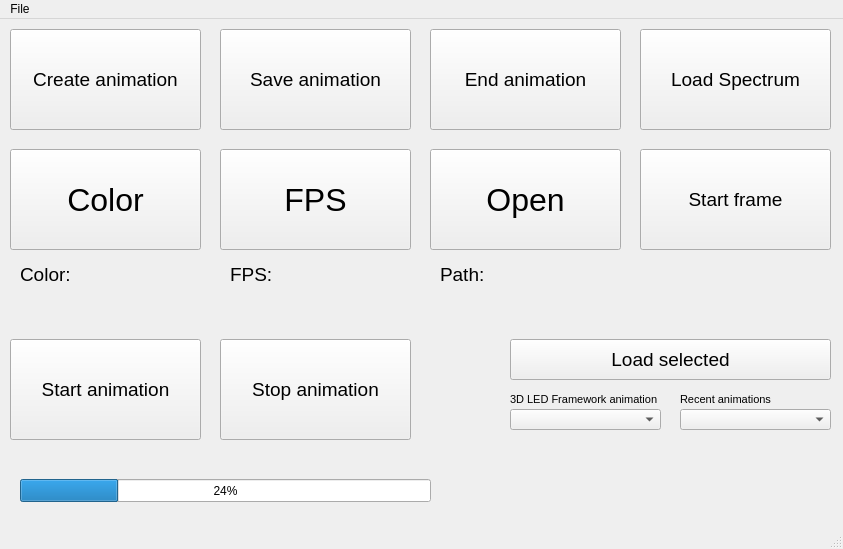
<?xml version="1.0" encoding="UTF-8"?>
<ui version="4.0">
 <class>MainWindow</class>
 <widget class="QMainWindow" name="MainWindow">
  <property name="geometry">
   <rect>
    <x>0</x>
    <y>0</y>
    <width>843</width>
    <height>549</height>
   </rect>
  </property>
  <property name="windowTitle">
   <string>MainWindow</string>
  </property>
  <widget class="QWidget" name="centralwidget">
   <widget class="QPushButton" name="openButton">
    <property name="geometry">
     <rect>
      <x>430</x>
      <y>130</y>
      <width>191</width>
      <height>101</height>
     </rect>
    </property>
    <property name="font">
     <font>
      <pointsize>24</pointsize>
     </font>
    </property>
    <property name="text">
     <string>Open</string>
    </property>
   </widget>
   <widget class="QProgressBar" name="progressBar">
    <property name="geometry">
     <rect>
      <x>20</x>
      <y>460</y>
      <width>411</width>
      <height>23</height>
     </rect>
    </property>
    <property name="value">
     <number>24</number>
    </property>
   </widget>
   <widget class="QPushButton" name="loadButton">
    <property name="geometry">
     <rect>
      <x>510</x>
      <y>320</y>
      <width>321</width>
      <height>41</height>
     </rect>
    </property>
    <property name="font">
     <font>
      <pointsize>14</pointsize>
     </font>
    </property>
    <property name="text">
     <string>Load selected</string>
    </property>
   </widget>
   <widget class="QComboBox" name="readyAnimationBox">
    <property name="geometry">
     <rect>
      <x>510</x>
      <y>390</y>
      <width>151</width>
      <height>21</height>
     </rect>
    </property>
   </widget>
   <widget class="QPushButton" name="createButton">
    <property name="geometry">
     <rect>
      <x>10</x>
      <y>10</y>
      <width>191</width>
      <height>101</height>
     </rect>
    </property>
    <property name="font">
     <font>
      <pointsize>14</pointsize>
     </font>
    </property>
    <property name="text">
     <string>Create animation</string>
    </property>
   </widget>
   <widget class="QPushButton" name="saveButton">
    <property name="geometry">
     <rect>
      <x>220</x>
      <y>10</y>
      <width>191</width>
      <height>101</height>
     </rect>
    </property>
    <property name="font">
     <font>
      <pointsize>14</pointsize>
     </font>
    </property>
    <property name="text">
     <string>Save animation</string>
    </property>
   </widget>
   <widget class="QPushButton" name="endButton">
    <property name="geometry">
     <rect>
      <x>430</x>
      <y>10</y>
      <width>191</width>
      <height>101</height>
     </rect>
    </property>
    <property name="font">
     <font>
      <pointsize>14</pointsize>
     </font>
    </property>
    <property name="text">
     <string>End animation</string>
    </property>
   </widget>
   <widget class="QPushButton" name="colorButton">
    <property name="geometry">
     <rect>
      <x>10</x>
      <y>130</y>
      <width>191</width>
      <height>101</height>
     </rect>
    </property>
    <property name="font">
     <font>
      <pointsize>24</pointsize>
      <weight>50</weight>
      <bold>false</bold>
     </font>
    </property>
    <property name="text">
     <string>Color</string>
    </property>
   </widget>
   <widget class="QPushButton" name="fpsButton">
    <property name="geometry">
     <rect>
      <x>220</x>
      <y>130</y>
      <width>191</width>
      <height>101</height>
     </rect>
    </property>
    <property name="font">
     <font>
      <pointsize>24</pointsize>
     </font>
    </property>
    <property name="text">
     <string>FPS</string>
    </property>
   </widget>
   <widget class="QLabel" name="fpsLabel">
    <property name="geometry">
     <rect>
      <x>230</x>
      <y>240</y>
      <width>171</width>
      <height>31</height>
     </rect>
    </property>
    <property name="font">
     <font>
      <pointsize>14</pointsize>
     </font>
    </property>
    <property name="text">
     <string>FPS:</string>
    </property>
   </widget>
   <widget class="QLabel" name="colorLabel">
    <property name="geometry">
     <rect>
      <x>20</x>
      <y>240</y>
      <width>171</width>
      <height>31</height>
     </rect>
    </property>
    <property name="font">
     <font>
      <pointsize>14</pointsize>
     </font>
    </property>
    <property name="text">
     <string>Color:</string>
    </property>
   </widget>
   <widget class="QLabel" name="pathLabel">
    <property name="geometry">
     <rect>
      <x>440</x>
      <y>240</y>
      <width>171</width>
      <height>31</height>
     </rect>
    </property>
    <property name="font">
     <font>
      <pointsize>14</pointsize>
     </font>
    </property>
    <property name="text">
     <string>Path: </string>
    </property>
    <property name="wordWrap">
     <bool>true</bool>
    </property>
   </widget>
   <widget class="QPushButton" name="stopButton">
    <property name="geometry">
     <rect>
      <x>220</x>
      <y>320</y>
      <width>191</width>
      <height>101</height>
     </rect>
    </property>
    <property name="font">
     <font>
      <pointsize>14</pointsize>
     </font>
    </property>
    <property name="text">
     <string>Stop animation</string>
    </property>
   </widget>
   <widget class="QPushButton" name="startButton">
    <property name="geometry">
     <rect>
      <x>10</x>
      <y>320</y>
      <width>191</width>
      <height>101</height>
     </rect>
    </property>
    <property name="font">
     <font>
      <pointsize>14</pointsize>
     </font>
    </property>
    <property name="text">
     <string>Start animation</string>
    </property>
   </widget>
   <widget class="QComboBox" name="recentAnimationBox">
    <property name="geometry">
     <rect>
      <x>680</x>
      <y>390</y>
      <width>151</width>
      <height>21</height>
     </rect>
    </property>
   </widget>
   <widget class="QLabel" name="readyAnimationLabel">
    <property name="geometry">
     <rect>
      <x>510</x>
      <y>370</y>
      <width>151</width>
      <height>21</height>
     </rect>
    </property>
    <property name="font">
     <font>
      <pointsize>8</pointsize>
     </font>
    </property>
    <property name="text">
     <string>3D LED Framework animation</string>
    </property>
   </widget>
   <widget class="QLabel" name="recentAnimationLabel">
    <property name="geometry">
     <rect>
      <x>680</x>
      <y>370</y>
      <width>151</width>
      <height>21</height>
     </rect>
    </property>
    <property name="font">
     <font>
      <pointsize>8</pointsize>
     </font>
    </property>
    <property name="text">
     <string>Recent animations</string>
    </property>
   </widget>
   <widget class="QPushButton" name="startFrameButton">
    <property name="geometry">
     <rect>
      <x>640</x>
      <y>130</y>
      <width>191</width>
      <height>101</height>
     </rect>
    </property>
    <property name="font">
     <font>
      <pointsize>14</pointsize>
     </font>
    </property>
    <property name="text">
     <string>Start frame</string>
    </property>
   </widget>
   <widget class="QPushButton" name="loadSpectrumButton">
    <property name="geometry">
     <rect>
      <x>640</x>
      <y>10</y>
      <width>191</width>
      <height>101</height>
     </rect>
    </property>
    <property name="font">
     <font>
      <pointsize>14</pointsize>
     </font>
    </property>
    <property name="text">
     <string>Load Spectrum</string>
    </property>
   </widget>
  </widget>
  <widget class="QMenuBar" name="menubar">
   <property name="geometry">
    <rect>
     <x>0</x>
     <y>0</y>
     <width>843</width>
     <height>21</height>
    </rect>
   </property>
   <widget class="QMenu" name="menuFile">
    <property name="title">
     <string>File</string>
    </property>
    <addaction name="actionStart"/>
    <addaction name="actionOpen"/>
    <addaction name="actionSave"/>
    <addaction name="actionEnd"/>
    <addaction name="actionExit"/>
   </widget>
   <addaction name="menuFile"/>
  </widget>
  <widget class="QStatusBar" name="statusbar"/>
  <action name="actionStart">
   <property name="text">
    <string>Start</string>
   </property>
  </action>
  <action name="actionSave">
   <property name="text">
    <string>Save</string>
   </property>
  </action>
  <action name="actionSave_As">
   <property name="text">
    <string>Save As</string>
   </property>
  </action>
  <action name="actionEnd">
   <property name="text">
    <string>End</string>
   </property>
  </action>
  <action name="actionOpen">
   <property name="text">
    <string>Open</string>
   </property>
  </action>
  <action name="actionExit">
   <property name="text">
    <string>Exit</string>
   </property>
  </action>
 </widget>
 <resources/>
 <connections/>
</ui>
